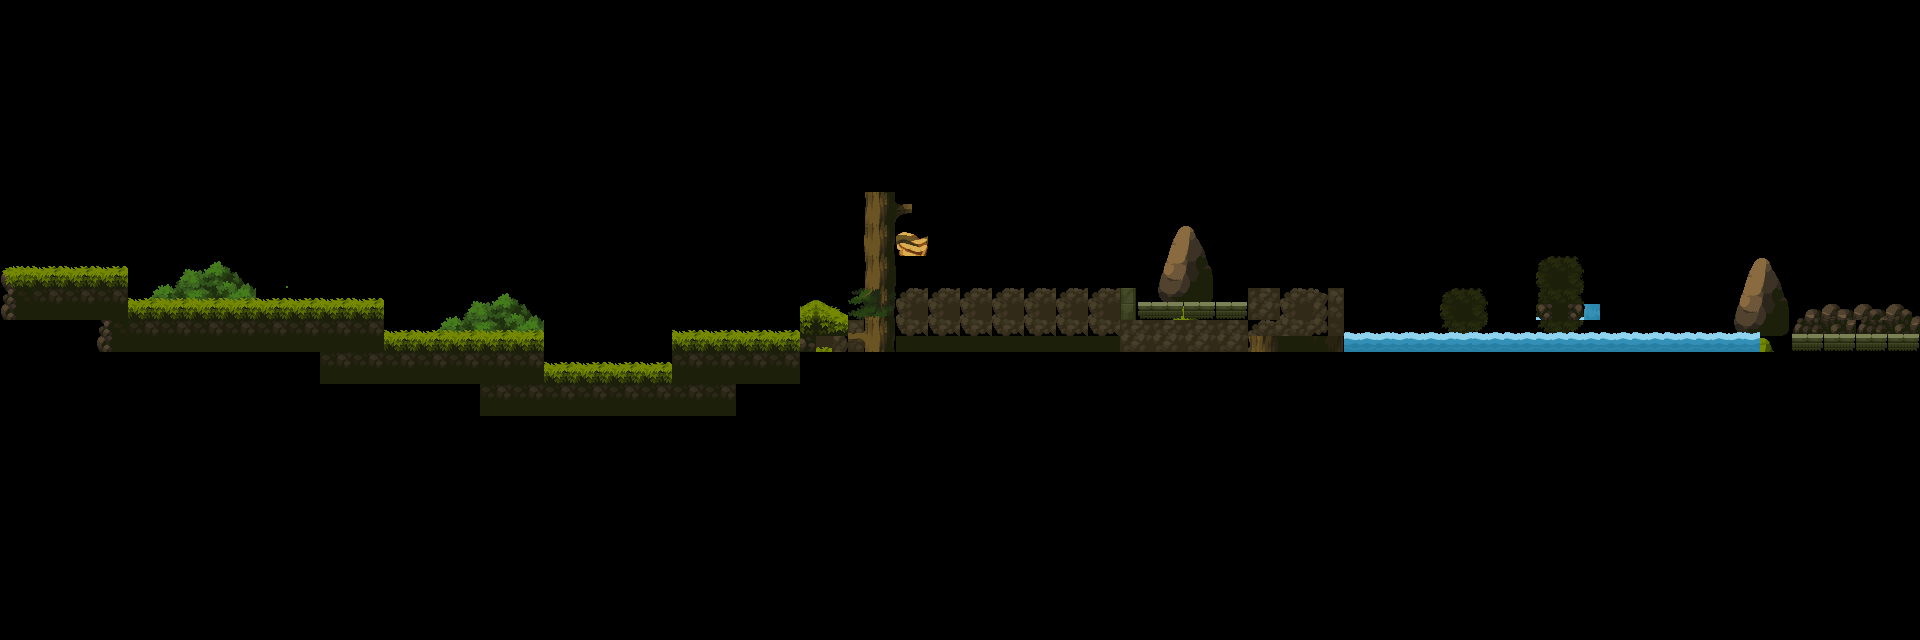

The image is a tile-based game level rendered from a .tmx file. Its description and complete source (layers, tilesets, objects, tile grids) follow:
An orthogonal 60x20 tile map with 32x32 px tiles, 2 tile layers (B2, Collision), 3 tilesets.

<map version="1.10" tiledversion="1.10.0" orientation="orthogonal" renderorder="right-down" width="60" height="20" tilewidth="32" tileheight="32" infinite="0" nextlayerid="3" nextobjectid="1">
 <tileset firstgid="1" name="Tiles" tilewidth="32" tileheight="32" tilecount="144" columns="12">
  <image source="Tiles.png" width="400" height="400" />
 </tileset>
 <tileset firstgid="145" name="Tree-Assets" tilewidth="32" tileheight="32" tilecount="120" columns="10">
  <image source="Tree-Assets.png" width="336" height="400" />
 </tileset>
 <tileset firstgid="265" name="Props-Rocks" tilewidth="32" tileheight="32" tilecount="90" columns="9">
  <image source="Props-Rocks.png" width="288" height="336" />
 </tileset>
 <layer id="2" name="B2" width="60" height="20">
  <data encoding="csv">
0,0,0,0,0,0,0,0,0,0,0,0,0,0,0,0,0,0,0,0,0,0,0,0,0,0,0,0,0,0,0,0,0,0,0,0,0,0,0,0,0,0,0,0,0,0,0,0,0,0,0,0,0,0,0,0,0,0,0,0,
0,0,0,0,0,0,0,0,0,0,0,0,0,0,0,0,0,0,0,0,0,0,0,0,0,0,0,0,0,0,0,0,0,0,0,0,0,0,0,0,0,0,0,0,0,0,0,0,0,0,0,0,0,0,0,0,0,0,0,0,
0,0,0,0,0,0,0,0,0,0,0,0,0,0,0,0,0,0,0,0,0,0,0,0,0,0,0,0,0,0,0,0,0,0,0,0,0,0,0,0,0,0,0,0,0,0,0,0,0,0,0,0,0,0,0,0,0,0,0,0,
0,0,0,0,0,0,0,0,0,0,0,0,0,0,0,0,0,0,0,0,0,0,0,0,0,0,0,0,0,0,0,0,0,0,0,0,0,0,0,0,0,0,0,0,0,0,0,0,0,0,0,0,0,0,0,0,0,0,0,0,
0,0,0,0,0,0,0,0,0,0,0,0,0,0,0,0,0,0,0,0,0,0,0,0,0,0,0,0,0,0,0,0,0,0,0,0,0,0,0,0,0,0,0,0,0,0,0,0,0,0,0,0,0,0,0,0,0,0,0,0,
0,0,0,0,0,0,0,0,0,0,0,0,0,0,0,0,0,0,0,0,0,0,0,0,0,0,0,0,0,0,0,0,0,0,0,0,0,0,0,0,0,0,0,0,0,0,0,0,0,0,0,0,0,0,0,0,0,0,0,0,
0,0,0,0,0,0,0,0,0,0,0,0,0,0,0,0,0,0,0,0,0,0,0,0,0,0,0,0,0,0,0,0,0,0,0,0,0,0,0,0,0,0,0,0,0,0,0,0,0,0,0,0,0,0,0,0,0,0,0,0,
0,0,0,0,0,0,0,0,0,0,0,0,0,0,0,0,0,0,0,0,0,0,0,0,0,0,0,0,0,0,0,0,0,0,0,0,265,266,0,0,0,0,0,0,0,0,0,0,0,0,0,0,0,0,0,0,0,0,0,0,
0,0,0,0,9,10,11,12,9,0,0,0,0,0,0,0,0,0,0,0,0,0,0,0,0,0,0,0,0,0,0,0,0,0,0,0,274,275,0,0,0,0,0,0,0,0,0,0,0,0,0,0,0,0,265,266,0,0,0,0,
0,0,0,0,21,22,23,24,0,0,0,0,0,9,10,11,12,0,0,0,0,0,0,0,0,0,0,0,0,0,0,0,0,0,0,0,283,284,0,0,0,0,0,0,0,85,86,0,85,86,0,0,0,0,274,275,126,127,126,127,
0,0,0,0,0,0,0,0,0,0,0,0,0,21,22,23,24,0,0,0,0,0,0,0,0,64,65,0,0,0,0,0,0,0,0,0,0,0,0,64,65,0,0,0,0,97,98,0,97,98,0,0,0,0,283,284,138,139,138,139,
0,0,0,0,0,0,0,0,0,0,0,0,0,0,0,0,0,0,0,0,0,0,0,0,0,0,0,0,0,0,0,0,0,0,0,0,0,0,0,0,0,0,0,0,0,0,0,0,0,0,0,0,0,0,0,0,0,0,0,0,
0,0,0,0,0,0,0,0,0,0,0,0,0,0,0,0,0,0,0,0,0,0,0,0,0,0,0,0,0,0,0,0,0,0,0,0,0,0,0,0,0,0,0,0,0,0,0,0,0,0,0,0,0,0,0,0,0,0,0,0,
0,0,0,0,0,0,0,0,0,0,0,0,0,0,0,0,0,0,0,0,0,0,0,0,0,0,0,0,0,0,0,0,0,0,0,0,0,0,0,0,0,0,0,0,0,0,0,0,0,0,0,0,0,0,0,0,0,0,0,0,
0,0,0,0,0,0,0,0,0,0,0,0,0,0,0,0,0,0,0,0,0,0,0,0,0,0,0,0,0,0,0,0,0,0,0,0,0,0,0,0,0,0,0,0,0,0,0,0,0,0,0,0,0,0,0,0,0,0,0,0,
0,0,0,0,0,0,0,0,0,0,0,0,0,0,0,0,0,0,0,0,0,0,0,0,0,0,0,0,0,0,0,0,0,0,0,0,0,0,0,0,0,0,0,0,0,0,0,0,0,0,0,0,0,0,0,0,0,0,0,0,
0,0,0,0,0,0,0,0,0,0,0,0,0,0,0,0,0,0,0,0,0,0,0,0,0,0,0,0,0,0,0,0,0,0,0,0,0,0,0,0,0,0,0,0,0,0,0,0,0,0,0,0,0,0,0,0,0,0,0,0,
0,0,0,0,0,0,0,0,0,0,0,0,0,0,0,0,0,0,0,0,0,0,0,0,0,0,0,0,0,0,0,0,0,0,0,0,0,0,0,0,0,0,0,0,0,0,0,0,0,0,0,0,0,0,0,0,0,0,0,0,
0,0,0,0,0,0,0,0,0,0,0,0,0,0,0,0,0,0,0,0,0,0,0,0,0,0,0,0,0,0,0,0,0,0,0,0,0,0,0,0,0,0,0,0,0,0,0,0,0,0,0,0,0,0,0,0,0,0,0,0,
0,0,0,0,0,0,0,0,0,0,0,0,0,0,0,0,0,0,0,0,0,0,0,0,0,0,0,0,0,0,0,0,0,0,0,0,0,0,0,0,0,0,0,0,0,0,0,0,0,0,0,0,0,0,0,0,0,0,0,0
</data>
 </layer>
 <layer id="1" name="Collision" width="60" height="20">
  <data encoding="csv">
0,0,0,0,0,0,0,0,0,0,0,0,0,0,0,0,0,0,0,0,0,0,0,0,0,0,0,0,0,0,0,0,0,0,0,0,0,0,0,0,0,0,0,0,0,0,0,0,0,0,0,0,0,0,0,0,0,0,0,0,
0,0,0,0,0,0,0,0,0,0,0,0,0,0,0,0,0,0,0,0,0,0,0,0,0,0,0,0,0,0,0,0,0,0,0,0,0,0,0,0,0,0,0,0,0,0,0,0,0,0,0,0,0,0,0,0,0,0,0,0,
0,0,0,0,0,0,0,0,0,0,0,0,0,0,0,0,0,0,0,0,0,0,0,0,0,0,0,0,0,0,0,0,0,0,0,0,0,0,0,0,0,0,0,0,0,0,0,0,0,0,0,0,0,0,0,0,0,0,0,0,
0,0,0,0,0,0,0,0,0,0,0,0,0,0,0,0,0,0,0,0,0,0,0,0,0,0,0,0,0,0,0,0,0,0,0,0,0,0,0,0,0,0,0,0,0,0,0,0,0,0,0,0,0,0,0,0,0,0,0,0,
0,0,0,0,0,0,0,0,0,0,0,0,0,0,0,0,0,0,0,0,0,0,0,0,0,0,0,0,0,0,0,0,0,0,0,0,0,0,0,0,0,0,0,0,0,0,0,0,0,0,0,0,0,0,0,0,0,0,0,0,
0,0,0,0,0,0,0,0,0,0,0,0,0,0,0,0,0,0,0,0,0,0,0,0,0,0,0,0,0,0,0,0,0,0,0,0,0,0,0,0,0,0,0,0,0,0,0,0,0,0,0,0,0,0,0,0,0,0,0,0,
0,0,0,0,0,0,0,0,0,0,0,0,0,0,0,0,0,0,0,0,0,0,0,0,0,0,0,30,31,0,0,0,0,0,0,0,0,0,0,0,0,0,0,0,0,0,0,0,0,0,0,0,0,0,0,0,0,0,0,0,
0,0,0,0,0,0,0,0,0,0,0,0,0,0,0,0,0,0,0,0,0,0,0,0,0,0,0,18,43,0,0,0,0,0,0,0,0,0,0,0,0,0,0,0,0,0,0,0,0,0,0,0,0,0,0,0,0,0,0,0,
1,2,2,2,0,0,0,0,0,0,0,0,0,0,0,0,0,0,0,0,0,0,0,0,0,0,0,30,0,0,0,0,0,0,0,0,0,0,0,0,0,0,0,0,0,0,0,0,85,86,0,0,0,0,0,0,0,0,0,0,
13,14,14,14,2,2,2,2,2,2,2,2,0,0,0,0,0,0,0,0,0,0,0,0,0,4,5,6,64,64,64,64,64,64,64,90,91,91,91,63,64,65,0,0,0,0,0,0,97,98,0,0,0,0,0,0,0,126,127,0,
0,0,0,13,14,14,14,14,14,14,14,14,2,2,2,2,2,0,0,0,0,2,2,2,2,16,17,18,76,76,76,76,76,76,76,63,63,63,63,75,76,77,112,113,112,113,112,112,112,112,112,112,112,112,113,0,91,91,91,91,
0,0,0,0,0,0,0,0,0,0,14,14,14,14,14,14,14,2,2,2,2,14,14,14,14,0,0,0,0,0,0,0,0,0,0,0,0,0,0,0,0,0,0,0,0,0,0,0,0,0,0,0,0,0,0,0,0,0,0,0,
0,0,0,0,0,0,0,0,0,0,0,0,0,0,0,14,14,14,14,14,14,14,14,0,0,0,0,0,0,0,0,0,0,0,0,0,0,0,0,0,0,0,0,0,0,0,0,0,0,0,0,0,0,0,0,0,0,0,0,0,
0,0,0,0,0,0,0,0,0,0,0,0,0,0,0,0,0,0,0,0,0,0,0,0,0,0,0,0,0,0,0,0,0,0,0,0,0,0,0,0,0,0,0,0,0,0,0,0,0,0,0,0,0,0,0,0,0,0,0,0,
0,0,0,0,0,0,0,0,0,0,0,0,0,0,0,0,0,0,0,0,0,0,0,0,0,0,0,0,0,0,0,0,0,0,0,0,0,0,0,0,0,0,0,0,0,0,0,0,0,0,0,0,0,0,0,0,0,0,0,0,
0,0,0,0,0,0,0,0,0,0,0,0,0,0,0,0,0,0,0,0,0,0,0,0,0,0,0,0,0,0,0,0,0,0,0,0,0,0,0,0,0,0,0,0,0,0,0,0,0,0,0,0,0,0,0,0,0,0,0,0,
0,0,0,0,0,0,0,0,0,0,0,0,0,0,0,0,0,0,0,0,0,0,0,0,0,0,0,0,0,0,0,0,0,0,0,0,0,0,0,0,0,0,0,0,0,0,0,0,0,0,0,0,0,0,0,0,0,0,0,0,
0,0,0,0,0,0,0,0,0,0,0,0,0,0,0,0,0,0,0,0,0,0,0,0,0,0,0,0,0,0,0,0,0,0,0,0,0,0,0,0,0,0,0,0,0,0,0,0,0,0,0,0,0,0,0,0,0,0,0,0,
0,0,0,0,0,0,0,0,0,0,0,0,0,0,0,0,0,0,0,0,0,0,0,0,0,0,0,0,0,0,0,0,0,0,0,0,0,0,0,0,0,0,0,0,0,0,0,0,0,0,0,0,0,0,0,0,0,0,0,0,
0,0,0,0,0,0,0,0,0,0,0,0,0,0,0,0,0,0,0,0,0,0,0,0,0,0,0,0,0,0,0,0,0,0,0,0,0,0,0,0,0,0,0,0,0,0,0,0,0,0,0,0,0,0,0,0,0,0,0,0
</data>
 </layer>
</map>
